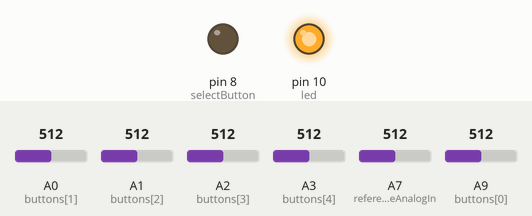
The sketch below on a simulated Arduino Leonardo, built with avr-gcc and run on an emulated ATmega32U4. Parts: output pins drawn as LEDs (lit = HIGH). The inputs (shaded band) are chosen by the test bench; at power-on: A7 (referenceAnalogIn) = 512, A0 (buttons[1]) = 512, A1 (buttons[2]) = 512, A2 (buttons[3]) = 512, A3 (buttons[4]) = 512, A9 (buttons[0]) = 512. USB keyboard and mouse output is not drawn; what the sketch prints to the serial monitor is not drawn.

Above: at 10.1 s.
At 12.0 s:
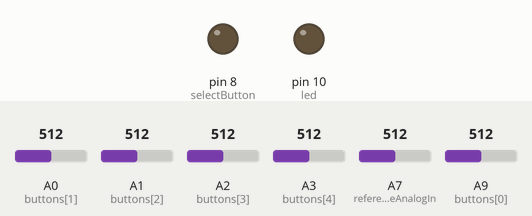
12.1 s: A7 (referenceAnalogIn) set to 705
13.6 s: A7 (referenceAnalogIn) set to 731
15.7 s: A0 (buttons[1]) set to 542
18.0 s: A1 (buttons[2]) set to 547
Timing chart, 0 to 21.0 s (numbered marks = the images above; inputs shaded):
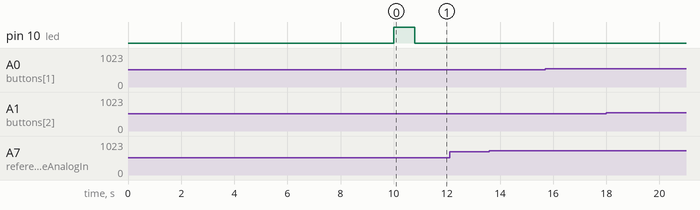

The sketch:

fruit_piano.ino
```cpp
/*


  For the Arduino Leonardo and Micro.


  The circuit:
  - 1 Mohm resistors attached
*/

#include "Keyboard.h"


int buttons[]= {A9, A0, A1, A2, A3 };
int buttonsCount,buttonState;

int referenceAnalogIn=A7, difference;

int measurements[]={0,0,0,0,0,0,0,0,0,0}; //array for couting keyups
int maxdif[10];


int flagpress;   // flag of press any key

int selectButton=8, sbState, sbState_old, led = 10;


const int Mode_GH=0 , Mode_1234=1, Mode_ASDF=2, Mode_ZXCV=3;
int mode=0;

char keys[4][5] = {"12345","12345","asdfg","zxcvb"};

void setup() {
  for(int i=0; i< buttonsCount; i++){
  pinMode(buttons[i], INPUT);
  }
  pinMode(referenceAnalogIn, INPUT);

  pinMode(led, OUTPUT);
  pinMode(selectButton, OUTPUT);

  while(millis()<10000) // time for upload new sketch
  {}

  Keyboard.begin();
  Serial.begin(9600);

  buttonsCount = sizeof( buttons)/ sizeof( buttons[0] );

  digitalWrite(led,HIGH);
  delay(800);
  digitalWrite(led,LOW);
}

void loop() {
  sbState = digitalRead(selectButton);
  if(sbState > sbState_old){
    mode++;
    if(mode>=4) mode=1;
    for(int i=1; i<= mode; i++)
    {
      digitalWrite(led,HIGH);
      delay(800);
      digitalWrite(led,LOW);
      delay(800);
      }

    }
  sbState = sbState_old;


  flagpress=0;

  for(int i=0; i< buttonsCount; i++){

    buttonState = analogRead(buttons[i]);
    difference = analogRead(referenceAnalogIn)-buttonState;

    if (difference > 200 ||  (measurements[i]>0 && buttonState>1000))
      {
        if(difference > maxdif[i]){ maxdif[i]= difference;
            measurements[i]=12;
        }
        if(difference<=100) maxdif[i]=0; // new cycle
        if(measurements[i]>0) measurements[i]--;


          flagpress=1;
          Keyboard.press(keys[mode][i]);
          delay(20);
          Keyboard.press(176);
          delay(50);
          Serial.print(buttons[i]);
          Serial.print("=");
          Serial.print(buttonState);
          Serial.print("\t ");
      }else{
        measurements[i]=0;
        maxdif[i]=0;
         Keyboard.release(keys[mode][i]);
         }
    }

  if(flagpress==1){

    Serial.println(" ");
    }
 else{
    if(mode == Mode_GH) Keyboard.releaseAll();

  }
delay(120);
}
```

Measured:
- after the input at 12.1 s, every drawn part: stays the same
- after the input at 13.6 s, every drawn part: stays the same
- after the input at 15.7 s, every drawn part: stays the same
- after the input at 18.0 s, every drawn part: stays the same
